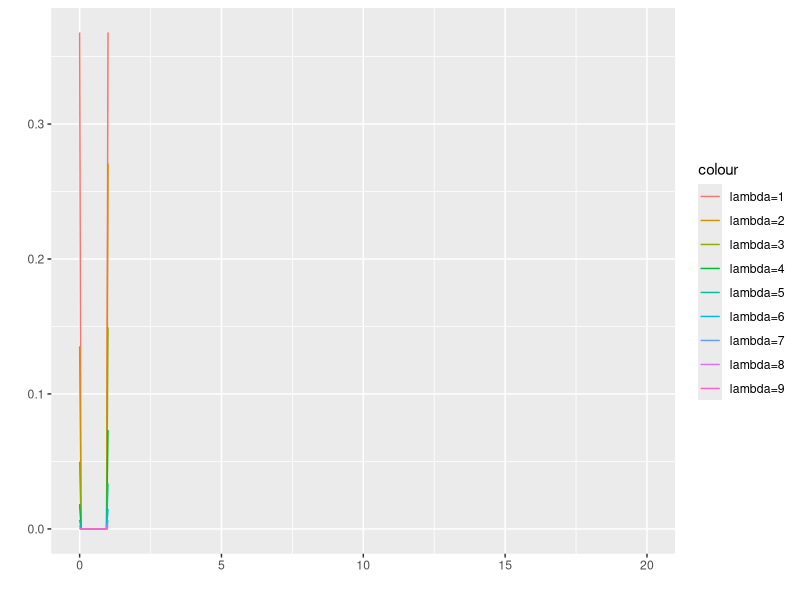

Generate this figure with R:
library(ggplot2)
par <- data.frame(lambda = 1:9)
ggplot(data = NULL) + 
  aes(xmin = 0, xmax = 20) +
  mapply(
    function(lambda, co){
      stat_function(fun=dpois, n = 21,
                    args=list(lambda = lambda),
                    aes_q(color=co))
    },
    par$lambda, 
    sprintf("lambda=%.0f", par$lambda)) +
  xlab("") +
  ylab("")